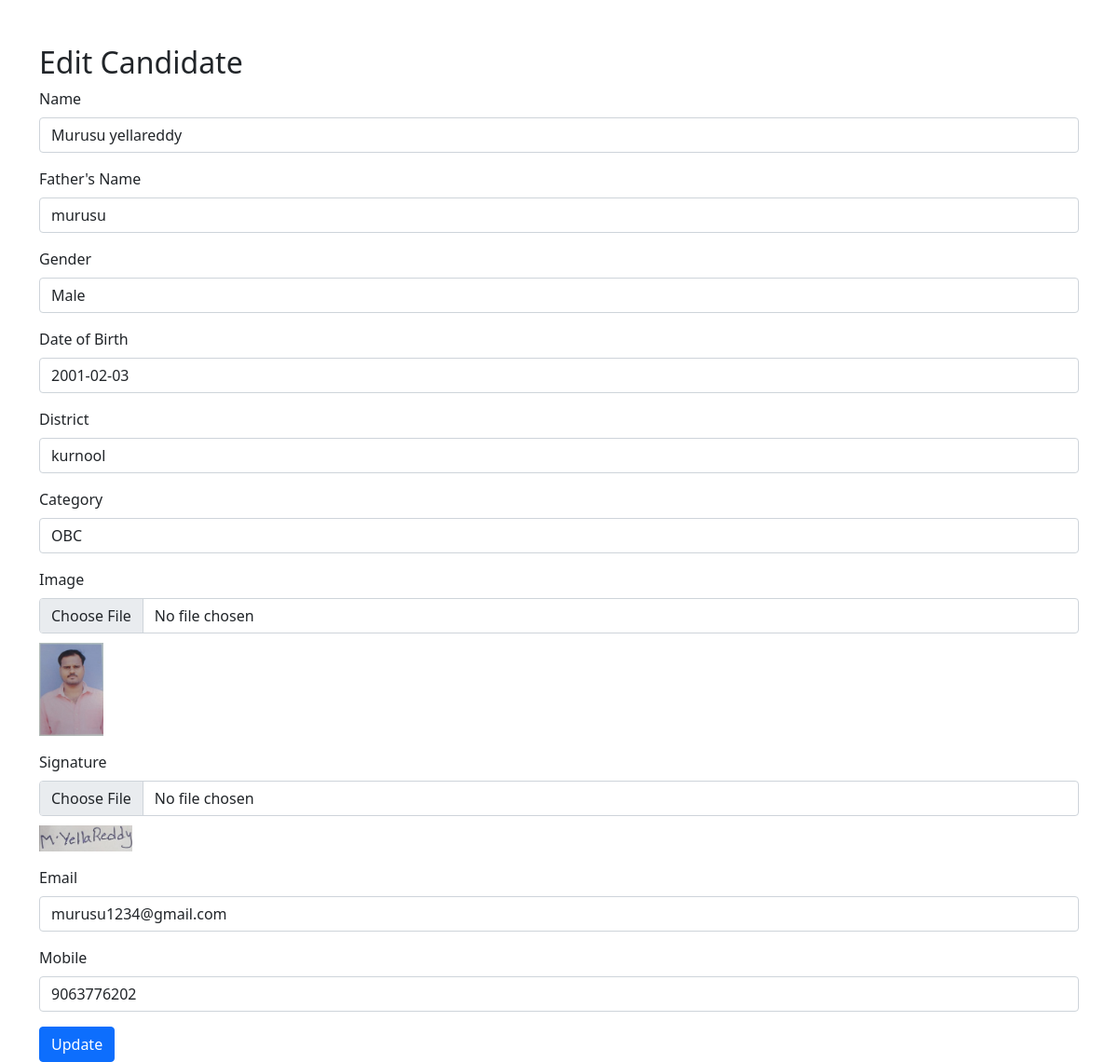
Screenshot of /KG/admin_module/update.php?reg_id=1 with the database file from the repository.
### tables this page shows
CREATE TABLE `registrations` (
  `reg_id` int(11) NOT NULL,
  `reg_no` varchar(255) DEFAULT NULL,
  `name` varchar(40) DEFAULT NULL,
  `fname` varchar(40) DEFAULT NULL,
  `intermediate_hallticket` varchar(20) DEFAULT NULL,
  `gender` varchar(10) DEFAULT NULL,
  `dob` date DEFAULT NULL,
  `address` varchar(355) DEFAULT NULL,
  `category` varchar(40) DEFAULT NULL,
  `image` varchar(255) DEFAULT NULL,
  `sign` varchar(255) DEFAULT NULL,
  `email` varchar(50) DEFAULT NULL,
  `mobile` varchar(20) DEFAULT NULL
);

### KG/admin_module/update.php (the view, shortened to what this page needs)
<?php
$update=false;
?>
<!DOCTYPE html>
<html lang="en">
<head>
    <link href="https://cdn.jsdelivr.net/npm/bootstrap@5.0.2/dist/css/bootstrap.min.css" rel="stylesheet">
</head>
<body>
    <div class="container mt-5">
        <h2>Edit Candidate</h2>
        <?php
        $servername = "localhost";
        $username = "root";
        $password = "";
        $dbname = "lokesh";
        $conn = new mysqli($servername, $username, $password, $dbname);
        if($update==false)
        {
        $reg_id = $_GET['reg_id'];
        }
        $sql = "SELECT * FROM registrations WHERE reg_id=$reg_id";
        $result = $conn->query($sql);
        if ($result->num_rows > 0) {
            $row = $result->fetch_assoc();
            ?>
            <form action="update.php" method="POST" enctype="multipart/form-data">
                <div class="mb-3">
                    <label for="name" class="form-label">Name</label>
                    <input type="text" class="form-control" id="name" name="name" value="<?php echo $row['name']; ?>">
                </div>
                <div class="mb-3">
                    <label for="fname" class="form-label">Father's Name</label>
                    <input type="text" class="form-control" id="fname" name="fname" value="<?php echo $row['fname']; ?>">
                </div>
                <div class="mb-3">
                    <label for="gender" class="form-label">Gender</label>
                    <input type="text" class="form-control" id="gender" name="gender" value="<?php echo $row['gender']; ?>">
                </div>
                <div class="mb-3">
                    <label for="dob" class="form-label">Date of Birth</label>
                    <input type="text" class="form-control" id="dob" name="dob" value="<?php echo $row['dob']; ?>">
                </div>
                <div class="mb-3">
                    <label for="address" class="form-label">District</label>
                    <input type="text" class="form-control" id="address" name="address" value="<?php echo $row['address']; ?>">
                </div>
                <div class="mb-3">
                    <label for="category" class="form-label">Category</label>
                    <input type="text" class="form-control" id="category" name="category" value="<?php echo $row['category']; ?>">
                </div>
                <div class="mb-3">
                    <label for="image" class="form-label">Image</label>
                    <input type="file" class="form-control" id="image" name="image">
                    <img src="uploads/<?php echo $row['image']; ?>" alt="Current Image" style="max-width: 100px; max-height: 100px; margin-top: 10px;">
                </div>
                <div class="mb-3">
                    <label for="sign" class="form-label">Signature</label>
                    <input type="file" class="form-control" id="sign" name="sign">
                    <img src="uploads/<?php echo $row['sign']; ?>" alt="Current Signature" style="max-width: 100px; max-height: 100px; margin-top: 10px;">
                </div>
                <div class="mb-3">
                    <label for="email" class="form-label">Email</label>
                    <input type="email" class="form-control" id="email" name="email" value="<?php echo $row['email']; ?>">
                </div>
                <div class="mb-3">
                    <label for="mobile" class="form-label">Mobile</label>
                    <input type="text" class="form-control" id="mobile" name="mobile" value="<?php echo $row['mobile']; ?>">
                </div>
                <button type="submit" class="btn btn-primary">Update</button>
            </form>
            <?php
        } else {
            echo "Record not found.";
        }
        ?>
    </div>
</body>
</html>

### rows the page displays
registrations: name "Murusu yellareddy", fname "murusu", gender "Male", dob "2001-02-03", address "kurnool", category "OBC", image (picture), sign (picture), email "murusu1234@gmail.com", mobile "9063776202"
